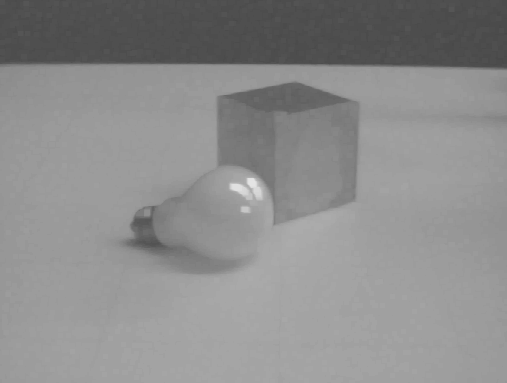
%> input picture Ampoule.gif, 507 x 383 px
$ octave Gradient_MorphoMath.m   (GNU Octave 9; MATLAB toolbox functions it lacks are replaced by stand-ins)
%> lines starting %> are read from the running program, lines starting %| are printed output that depends on the picture
clear all;close all;
I=imread('Ampoule.gif');
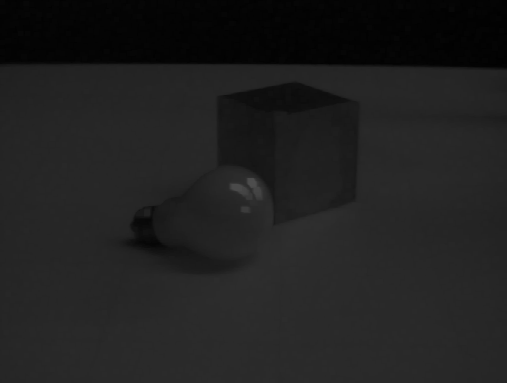
%> I: size 383x507 uint8; min 0, max 77, mean 31.8
colormap('gray');
figure(1);
imagesc(I);
title('Image de base');

disk=strel('disk',3);
V4=[0,1,0;1,1,1;0,1,0];

Ero=imerode(I,V4);
Dil=imdilate(I,V4);

Sym=Dil-Ero;
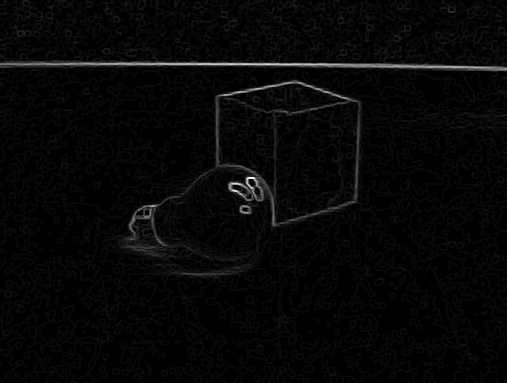
%> Sym: size 383x507 uint8; min 0, max 31, mean 0.8; drawn with min black and max white
Int=I-Ero;
Ext=Dil-I;
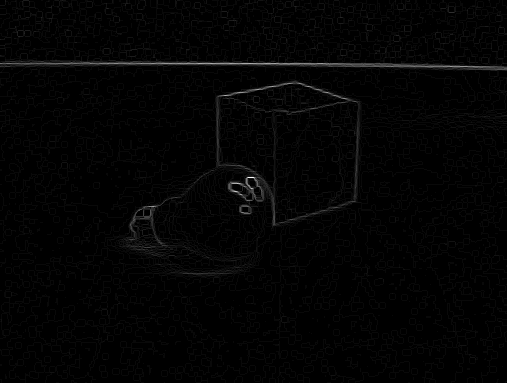
%> Ext: size 383x507 uint8; min 0, max 27, mean 0.4; mean of the top-left, top-right, bottom-left and bottom-right quarters 0.5, 0.6, 0.3, 0.2; drawn with min black and max white


figure(2);
colormap('gray');
imagesc(Sym);
title('Gradient Symétrique');


figure(3);
colormap('gray');
imagesc(Int);
title('Gradient Intérieur');


figure(4);
colormap('gray');
imagesc(Ext);
title('Gradient Extéri  eur');

B=strel('disk',8,4);
I2=imopen(I,B);
I2=I-(I-I2);
figure(5);
%colormap('gray');
imshow(I2);
title('White top hat');
